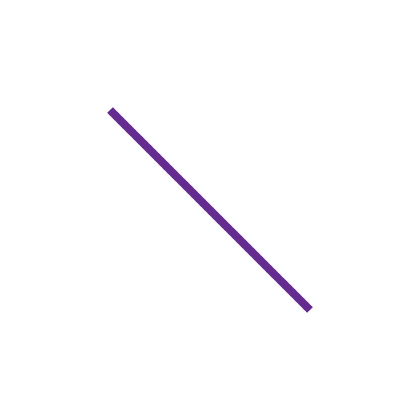

Express this chart as Vega-Lite.
### Vega specification from a JSON file in a GitHub repository (floating-point values rounded to 4 significant figures)
{"$schema": "https://vega.github.io/schema/vega/v3.1.json", "width": 200, "height": 200, "padding": 5, "signals": [{"name": "x", "value": 50, "bind": {"input": "range", "min": 0, "max": 200, "step": 1}}, {"name": "y", "value": 50, "bind": {"input": "range", "min": 0, "max": 200, "step": 1}}, {"name": "x2", "value": 150, "bind": {"input": "range", "min": 0, "max": 200, "step": 1}}, {"name": "y2", "value": 150, "bind": {"input": "range", "min": 0, "max": 200, "step": 1}}, {"name": "strokeWidth", "value": 4, "bind": {"input": "range", "min": 0, "max": 10, "step": 0.5}}, {"name": "strokeCap", "value": "butt", "bind": {"input": "select", "options": ["butt", "round", "square"]}}, {"name": "strokeDash", "value": [1, 0], "bind": {"input": "select", "options": [[1, 0], [8, 8], [8, 4], [4, 4], [4, 2], [2, 1], [1, 1]]}}], "marks": [{"type": "rule", "encode": {"enter": {"stroke": {"value": "#652c90"}}, "update": {"x": {"signal": "x"}, "y": {"signal": "y"}, "x2": {"signal": "x2"}, "y2": {"signal": "y2"}, "strokeWidth": {"signal": "strokeWidth"}, "strokeDash": {"signal": "strokeDash"}, "strokeCap": {"signal": "strokeCap"}, "opacity": {"value": 1}}, "hover": {"opacity": {"value": 0.5}}}}]}
